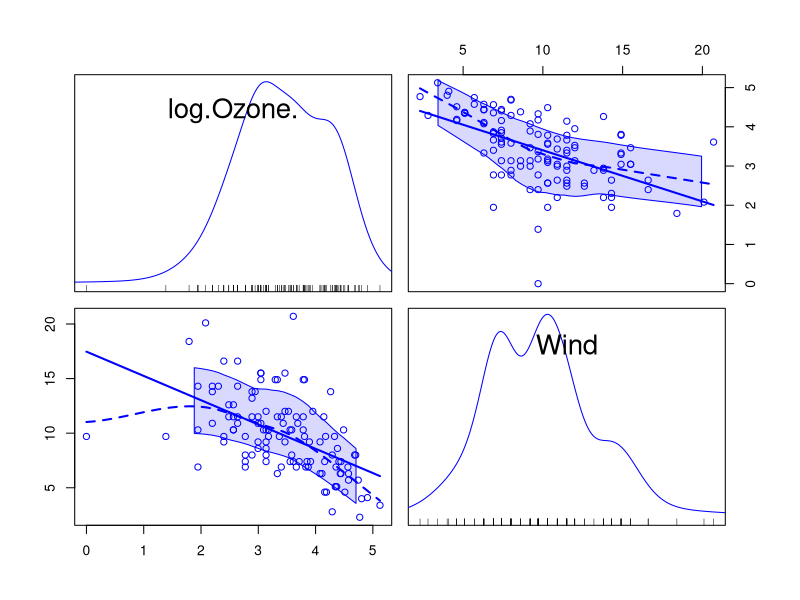
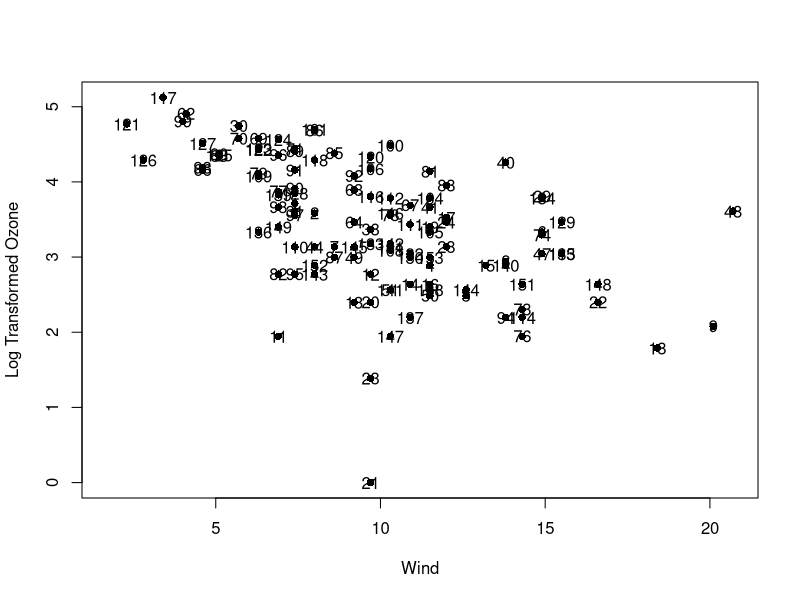

The R source for these figures, in order: (Note: this script raises an error after producing the figures.)
DVR1=read.csv("DVR1Data.csv")
DVR2=read.csv("DVR2Data.csv")
DVR3=read.csv("DVR3Data.csv")
BodySize=read.csv("BodySize.csv")
install.packages("car")

datTest <- airquality
head(datTest)
str(datTest)

datTest$Month <- factor(datTest$Month)

car::scatterplotMatrix(~log(Ozone) + Wind, diagonal = "histogram", data = datTest)

plot(log(Ozone) ~ Wind, data = datTest, ylab = "Log Transformed Ozone", xlab = "Wind", pch = 16)
text(labels = rownames(datTest), y = log(datTest$Ozone), x = datTest$Wind)

length(unique(datTest$Month))

summarise(group_by(datTest, Month), mean = mean(Ozone, na.rm = TRUE))

xtabs(~Month, data=datTest)


#PACKAGES
install.packages("dplyr")
library(dplyr)

install.packages("tidyverse")
library(tidyverse)

install.packages("ggplot2")
library(ggplot2)

install.packages("gridExtra")
library(gridExtra)




#HONOURS
Merged = merge(DVR1, DVR2, all=TRUE)
DVR = merge(Merged, DVR3, all = TRUE)


#for experimental changes
    DVR.Master = DVR

str(DVR.Master)

#HISTOGRAMS

#Total Distance
hist(DVR.Master$TotalDist)  ;  shapiro.test(DVR.Master$TotalDist)

#Novel Item
hist(log(DVR.Master$NovItem_Freq))  ;  shapiro.test(DVR.Master$NovItem_Freq)
hist(log(DVR.Master$NovItem_Duration)) ;  shapiro.test(DVR.Master$NovItem_Duration)
hist(DVR.Master$NovItem_LatFirst) ;  shapiro.test(DVR.Master$NovItem_LatFirst)

#Novel Zone
hist(log(DVR.Master$NovZone_Freq)) ;  shapiro.test(DVR.Master$NovZone_Freq)
hist((DVR.Master$NovZone_Duration)) ;  shapiro.test(DVR.Master$NovZone_Duration)
hist((DVR.Master$NovZone_LatFirst)) ;  shapiro.test(DVR.Master$NovZone_LatFirst)

#Hide
hist(log(DVR.Master$Hide_Freq)) ;  shapiro.test(DVR.Master$Hide_Freq)
hist((DVR.Master$Hide_Duration)) ;  shapiro.test(DVR.Master$Hide_Duration)
hist(log(DVR.Master$Hide_LatFirst)) ;  shapiro.test(DVR.Master$Hide_LatFirst)

#Social
hist(log(DVR.Master$Social_Freq)) ;  shapiro.test(DVR.Master$Social_Freq)
hist(log(DVR.Master$Social_Duration)) ;  shapiro.test(DVR.Master$Social_Duration)
hist((DVR.Master$Social_LatFirst)) ;  shapiro.test(DVR.Master$Social_LatFirst)
hist(log(DVR.Master$Asocial_Freq)) ;  shapiro.test(DVR.Master$Asocial_Freq)
hist((DVR.Master$Asocial_Duration)) ;  shapiro.test(DVR.Master$Asocial_Duration)
hist(log(DVR.Master$Asocial_LatFirst)) ;  shapiro.test(DVR.Master$Asocial_LatFirst)
##Shapiro test for log transformed data?



#SCATTERPLOT
pairs(DVR.Master[,c(11, 14, 17, 24,30)])    #compares all durations 


#BOXPLOT
p1 <- ggplot(DVR.Master,aes(y = TotalDist, x = factor(Trt))) + geom_boxplot() 
p2 <- ggplot(DVR.Master,aes(y = Hide_Duration, x = factor(Trt))) + geom_boxplot()
p3 <- ggplot(DVR.Master,aes(y = NovItem_Duration, x = factor(Trt))) + geom_boxplot()
p4 <- ggplot(DVR.Master,aes(y = Social_Duration, x = factor(Trt))) + geom_boxplot()
p5 <- ggplot(DVR.Master,aes(y = Hide_Freq, x = factor(Trt))) + geom_boxplot()
p6 <- ggplot(DVR.Master,aes(y = NovZone_LatFirst, x = factor(Trt))) + geom_boxplot()

?ggplot
?facet_wrap
?fill

grid.arrange(p1, p2, p3, p4, p5, p6, nrow = 2, ncol = 3)
grid.arrange(p1, nrow = 2, ncol = 2)
##how to create boxplot with High vs Low but only within certain assays???

#OUTLIERS

DVR.Master$obs <- seq(1:nrow(DVR.Master))

#TotalDist
ggplot(DVR.Master, aes(TotalDist, obs, label = obs)) +
  geom_point(colour = "white") +
  geom_text() +
  geom_vline(aes(xintercept = (mean(DVR.Master$TotalDist, na.rm = T) + (sd(DVR.Master$TotalDist, na.rm = T)*3)), color = "red"))
  #geom_text(data = filter(DVR.Master, TotalDist <= mean(DVR.Master$TotalDist) - sd(DVR.Master$TotalDist)*3), color = "red") +
  #theme_bw()

#Novel Item Frequency
ggplot(DVR.Master, aes(NovItem_Freq, obs, label = obs)) +
  geom_point(colour = "white") +
  geom_text() +
  geom_vline(aes(xintercept = (mean(DVR.Master$NovItem_Freq, na.rm = T) + (sd(DVR.Master$NovItem_Freq, na.rm = T)*3)), color = "red")) +
  geom_vline(aes(xintercept = (mean(DVR.Master$NovItem_Freq, na.rm = T) - (sd(DVR.Master$NovItem_Freq, na.rm = T)*3)), color = "red"))

#Novel Item Duration
ggplot(DVR.Master, aes(NovItem_Duration, obs, label = obs)) +
  geom_point(colour = "white") +
  geom_text() +
  geom_vline(aes(xintercept = (mean(DVR.Master$NovItem_Duration, na.rm = T) + (sd(DVR.Master$NovItem_Duration, na.rm = T)*3)), color = "red")) +
  geom_vline(aes(xintercept = (mean(DVR.Master$NovItem_Duration, na.rm = T) - (sd(DVR.Master$NovItem_Duration, na.rm = T)*3)), color = "red"))


#REMOVING VOID TRIALS
summary(DVR.Master$Arena_Duration)
DVR.Master[is.na(DVR.Master$Arena_Duration),]
is.na(DVR.Master$Arena_Duration)
DVR.Master <- DVR.Master[!is.na(DVR.Master$Arena_Duration),]

#CLEANING DATA
DVR.Master$Results <- NULL   #removes Result column
DVR.Master$Arena_Freq <- NULL   #removes Arena Freq column

install.packages("stringr") 
library(stringr)

str_split_fixed(DVR.Master$ChDate, "_", 2)  #attempt to split ChDate Column
group_by(DVR.Master, LizID)       #tried grouping by same ID
DVR.Master[ ! DVR.Master$Sex %in% c(M), ]     #tried removing M rows
